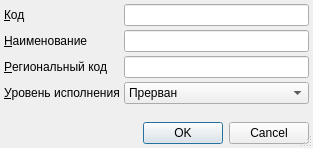
<?xml version="1.0" encoding="UTF-8"?>
<ui version="4.0">
 <class>ItemEditorDialog</class>
 <widget class="QDialog" name="ItemEditorDialog">
  <property name="geometry">
   <rect>
    <x>0</x>
    <y>0</y>
    <width>313</width>
    <height>148</height>
   </rect>
  </property>
  <property name="windowTitle">
   <string>ChangeMe!</string>
  </property>
  <property name="sizeGripEnabled">
   <bool>true</bool>
  </property>
  <layout class="QGridLayout">
   <property name="margin">
    <number>4</number>
   </property>
   <property name="spacing">
    <number>4</number>
   </property>
   <item row="5" column="0">
    <spacer>
     <property name="orientation">
      <enum>Qt::Vertical</enum>
     </property>
     <property name="sizeHint" stdset="0">
      <size>
       <width>73</width>
       <height>16</height>
      </size>
     </property>
    </spacer>
   </item>
   <item row="3" column="1" colspan="2">
    <widget class="QLineEdit" name="edtRegionalCode"/>
   </item>
   <item row="0" column="0">
    <widget class="QLabel" name="lblCode">
     <property name="sizePolicy">
      <sizepolicy hsizetype="Maximum" vsizetype="Preferred">
       <horstretch>0</horstretch>
       <verstretch>0</verstretch>
      </sizepolicy>
     </property>
     <property name="text">
      <string>&amp;Код</string>
     </property>
     <property name="buddy">
      <cstring>edtCode</cstring>
     </property>
    </widget>
   </item>
   <item row="2" column="0">
    <widget class="QLabel" name="lblName">
     <property name="sizePolicy">
      <sizepolicy hsizetype="Maximum" vsizetype="Preferred">
       <horstretch>0</horstretch>
       <verstretch>0</verstretch>
      </sizepolicy>
     </property>
     <property name="text">
      <string>&amp;Наименование</string>
     </property>
     <property name="buddy">
      <cstring>edtName</cstring>
     </property>
    </widget>
   </item>
   <item row="2" column="1" colspan="2">
    <widget class="QLineEdit" name="edtName"/>
   </item>
   <item row="6" column="0" colspan="3">
    <widget class="QDialogButtonBox" name="buttonBox">
     <property name="standardButtons">
      <set>QDialogButtonBox::Cancel|QDialogButtonBox::Ok</set>
     </property>
    </widget>
   </item>
   <item row="0" column="1" colspan="2">
    <widget class="QLineEdit" name="edtCode"/>
   </item>
   <item row="3" column="0">
    <widget class="QLabel" name="lblRegionalCode">
     <property name="sizePolicy">
      <sizepolicy hsizetype="Maximum" vsizetype="Preferred">
       <horstretch>0</horstretch>
       <verstretch>0</verstretch>
      </sizepolicy>
     </property>
     <property name="text">
      <string>&amp;Региональный код</string>
     </property>
     <property name="buddy">
      <cstring>edtRegionalCode</cstring>
     </property>
    </widget>
   </item>
   <item row="4" column="0">
    <widget class="QLabel" name="lblLevel">
     <property name="text">
      <string>&amp;Уровень исполнения</string>
     </property>
     <property name="buddy">
      <cstring>cmbLevel</cstring>
     </property>
    </widget>
   </item>
   <item row="4" column="1" colspan="2">
    <widget class="QComboBox" name="cmbLevel">
     <item>
      <property name="text">
       <string>Прерван</string>
      </property>
     </item>
     <item>
      <property name="text">
       <string>Выполнен частично</string>
      </property>
     </item>
     <item>
      <property name="text">
       <string>Выполнен полностью</string>
      </property>
     </item>
    </widget>
   </item>
  </layout>
 </widget>
 <tabstops>
  <tabstop>edtCode</tabstop>
  <tabstop>edtName</tabstop>
  <tabstop>edtRegionalCode</tabstop>
  <tabstop>cmbLevel</tabstop>
  <tabstop>buttonBox</tabstop>
 </tabstops>
 <resources/>
 <connections>
  <connection>
   <sender>buttonBox</sender>
   <signal>accepted()</signal>
   <receiver>ItemEditorDialog</receiver>
   <slot>accept()</slot>
   <hints>
    <hint type="sourcelabel">
     <x>140</x>
     <y>123</y>
    </hint>
    <hint type="destinationlabel">
     <x>140</x>
     <y>69</y>
    </hint>
   </hints>
  </connection>
  <connection>
   <sender>buttonBox</sender>
   <signal>rejected()</signal>
   <receiver>ItemEditorDialog</receiver>
   <slot>reject()</slot>
   <hints>
    <hint type="sourcelabel">
     <x>140</x>
     <y>123</y>
    </hint>
    <hint type="destinationlabel">
     <x>140</x>
     <y>69</y>
    </hint>
   </hints>
  </connection>
 </connections>
</ui>
